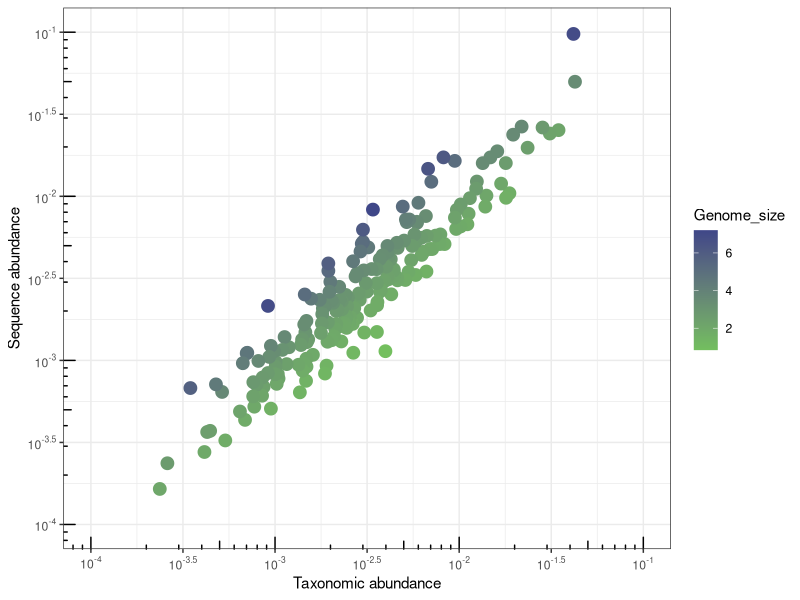
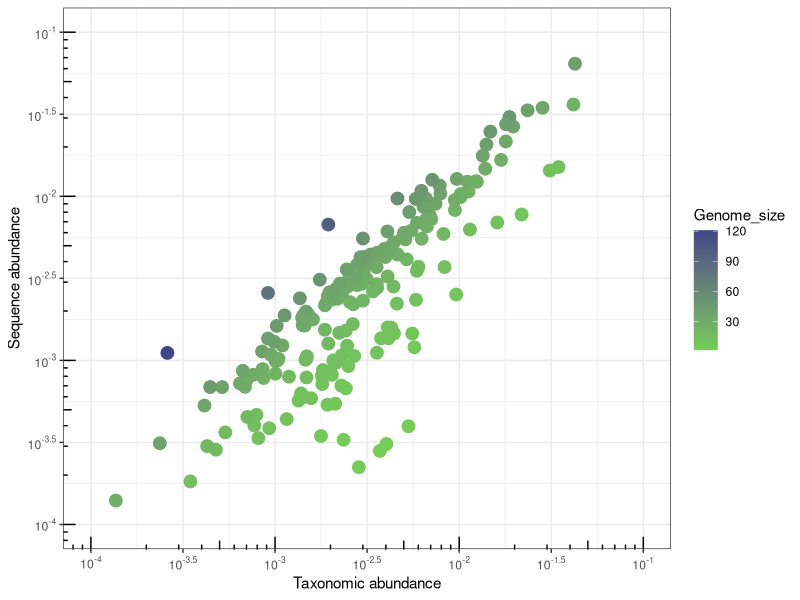
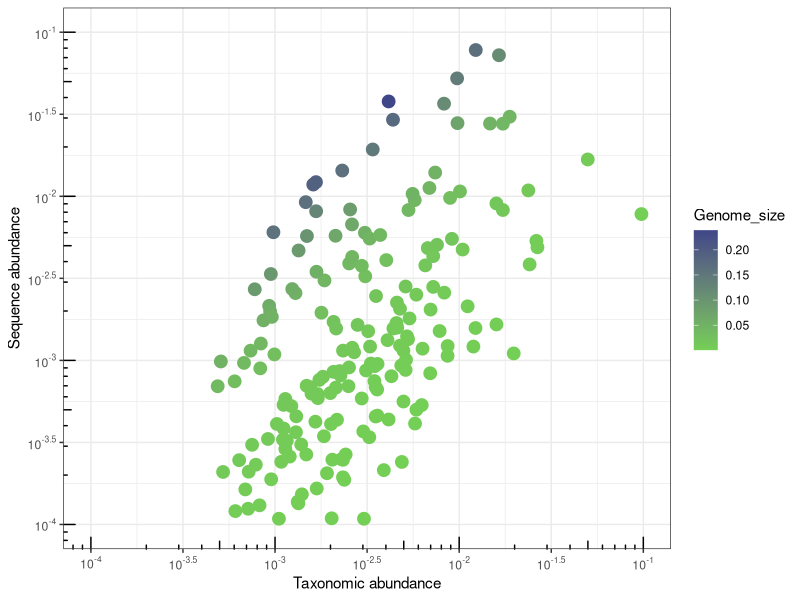
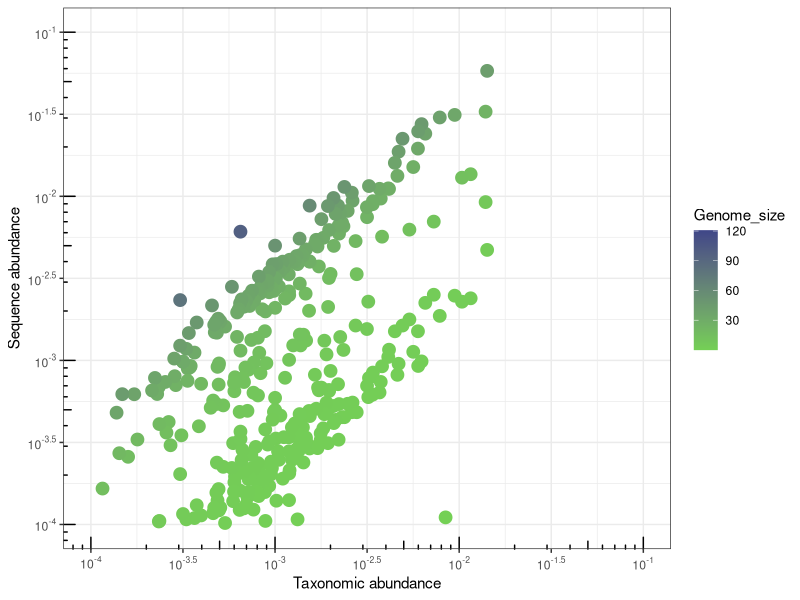

Reproduce these figures in R, in order.
#Library R packages
library(ggplot2)
library(scales)


##  Bacteria
#Read plot data
Plot.Scatter_Bacteria <-read.table(file = "Simulated_profile_bacteria.txt",header = T,sep="\t", row.names=1)

#Plot
ggplot(Plot.Scatter_Bacteria, aes(x = Taxonomic, y = Sequence)) + geom_point(size=4,aes(colour=Genome_size)) +
  scale_x_log10(name="Taxonomic abundance", breaks = trans_breaks("log10", function(x) 10^x),
                labels = trans_format("log10", math_format(10^.x)),limits=c(1e-4,1e-1)) +
  scale_y_log10(name="Sequence abundance", breaks = trans_breaks("log10", function(x) 10^x),
                labels = trans_format("log10", math_format(10^.x)),limits=c(1e-4,1e-1)) +
  scale_colour_gradient2(low="red",mid="#74D055",high="#3F4788")+
  theme_bw() + annotation_logticks()


##  Fungi
#Read plot data
Plot.Scatter_Fungi <-read.table(file = "Simulated_profile_fungi.txt",header = T,sep="\t", row.names=1)

#Plot
ggplot(Plot.Scatter_Fungi, aes(x = Taxonomic, y = Sequence)) + geom_point(size=4,aes(colour=Genome_size)) +
  scale_x_log10(name="Taxonomic abundance", breaks = trans_breaks("log10", function(x) 10^x),
                labels = trans_format("log10", math_format(10^.x)),limits=c(1e-4,1e-1)) +
  scale_y_log10(name="Sequence abundance", breaks = trans_breaks("log10", function(x) 10^x),
                labels = trans_format("log10", math_format(10^.x)),limits=c(1e-4,1e-1)) +
  scale_colour_gradient2(low="red",mid="#74D055",high="#3F4788")+
  theme_bw() + annotation_logticks()


##  Viral
#Read plot data
Plot.Scatter_Viral <-read.table(file = "Simulated_profile_viral.txt",header = T,sep="\t", row.names=1)

#Plot
ggplot(Plot.Scatter_Viral, aes(x = Taxonomic, y = Sequence)) + geom_point(size=4,aes(colour=Genome_size)) +
  scale_x_log10(name="Taxonomic abundance", breaks = trans_breaks("log10", function(x) 10^x),
                labels = trans_format("log10", math_format(10^.x)),limits=c(1e-4,1e-1)) +
  scale_y_log10(name="Sequence abundance", breaks = trans_breaks("log10", function(x) 10^x),
                labels = trans_format("log10", math_format(10^.x)),limits=c(1e-4,1e-1)) +
  scale_colour_gradient2(low="red",mid="#74D055",high="#3F4788")+
  theme_bw() + annotation_logticks()



##  All
#Read plot data
Plot.Scatter_All <-read.table(file = "Simulated_profile_allmicrobes.txt",header = T,sep="\t", row.names=1)

#Plot
ggplot(Plot.Scatter_All, aes(x = Taxonomic, y = Sequence)) + geom_point(size=4,aes(colour=Genome_size)) +
  scale_x_log10(name="Taxonomic abundance", breaks = trans_breaks("log10", function(x) 10^x),
                labels = trans_format("log10", math_format(10^.x)),limits=c(1e-4,1e-1)) +
  scale_y_log10(name="Sequence abundance", breaks = trans_breaks("log10", function(x) 10^x),
                labels = trans_format("log10", math_format(10^.x)),limits=c(1e-4,1e-1)) +
  scale_colour_gradient2(low="red",mid="#74D055",high="#3F4788")+
  theme_bw() + annotation_logticks()



